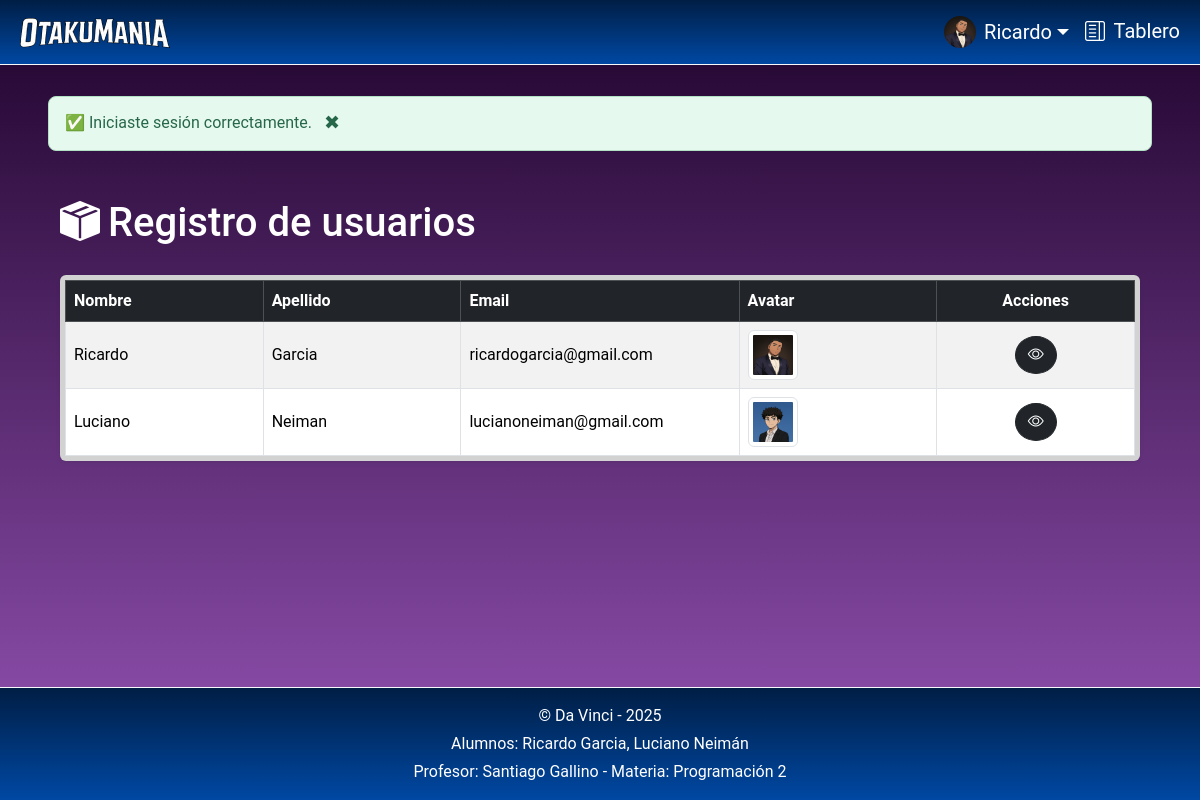
The app's page /admin/index.php?seccion=registroUsuarios (signed in) with its own data.
### tables this page shows
CREATE TABLE `usuarios` (
  `usuario_id` int(10) UNSIGNED NOT NULL,
  `rol_fk` tinyint(3) UNSIGNED NOT NULL,
  `email` varchar(100) NOT NULL,
  `password` varchar(255) NOT NULL,
  `nombre` varchar(60) DEFAULT NULL,
  `apellido` varchar(60) DEFAULT NULL,
  `avatar` varchar(255) DEFAULT NULL
);

### bootstrap/autoload.php (called while the page is built, shortened)
<?php
spl_autoload_register(function(string $className) {
    $classFilename = $className . ".php";
    $classPath = __DIR__ . '/../classes/' . $classFilename;
});

### classes/Autenticacion.php (called while the page is built, shortened)
<?php
class Autenticacion
{
    private ?Usuario $usuario = null;
    public function estaAutenticado(): bool
    {
        return isset($_SESSION['usuario_id']);
    }
    public function getId(): ?int
    {
        return $_SESSION['usuario_id'];
    }
    public function getUsuario(): ?Usuario
    {
        if (!$this->usuario) {
            $this->usuario = (new Usuario)->porId($this->getId());
        }
        return $this->usuario;
    }
    public function getUsuarioLogin(): ?Usuario
    {
        return $this->usuario;
    }
}

### classes/Usuario.php (called while the page is built, shortened)
<?php
class Usuario
{
  private int $usuario_id = 0;
  private string $email = "";
  private ?string $nombre = null;
  private ?string $apellido = null;
  private ?string $avatar = null;
  public function porId(int $id): ?self
  {
    $db = (new DBConexionStatic)->getConexion();
    $consulta = "SELECT * FROM usuarios WHERE usuario_id = ?";
    $stmt = $db->prepare($consulta);
    $stmt->execute([$id]);
    $stmt->setFetchMode(PDO::FETCH_CLASS, self::class);
    $usuario = $stmt->fetch();
    return $usuario ?: null;
  }
  public function traerUsuarios(): array
  {
    $db = DBConexionStatic::getConexion();
    $consulta = "SELECT * FROM usuarios ORDER BY usuario_id DESC";
    $stmt = $db->query($consulta);
    $stmt->setFetchMode(PDO::FETCH_CLASS, self::class);
    return $stmt->fetchAll();
  }
  public function getUsuarioId(): int
  {
    return $this->usuario_id;
  }
  public function getEmail(): string
  {
    return $this->email;
  }
  public function getNombre(): ?string
  {
    return $this->nombre;
  }
  public function getApellido(): ?string
  {
    return $this->apellido;
  }
  public function getAvatar(): ?string
  {
    return $this->avatar;
  }
}

### admin/views/registroUsuarios.php (the view)
<?php
$usuarios = (new Usuario())->traerUsuarios();
?>
<section class="container-fluid mt-5">
    <div class="mx-5 mb-4  d-flex flex-wrap align-items-center justify-content-between">
        <h1 class="text-white m-0 d-flex align-items-center mb-1">
            <i class="bi bi-box-seam-fill me-2"></i> Registro de usuarios
        </h1>
    </div>
    <div class="mx-5 mb-5 card border-5 shadow-sm d-none d-md-block">
        <div class="table-responsive">
            <table class="table table-bordered table-striped table-hover mi-tabla-violeta mb-0">
                <thead class="table-dark">
                    <tr>
                        <th class="min-th">Nombre</th>
                        <th class="min-th">Apellido</th>
                        <th class="min-th">Email</th>
                        <th class="min-th">Avatar</th>
                        <th class="min-th text-center">Acciones</th>
                    </tr>
                </thead>
                <tbody>
                    <?php foreach ($usuarios as $usuario): ?>
                        <tr>
                            <td class="align-middle"><?= htmlspecialchars($usuario->getNombre()); ?></td>
                            <td class="align-middle"><?= htmlspecialchars($usuario->getApellido()); ?></td>
                            <td class="align-middle"><?= htmlspecialchars($usuario->getEmail()); ?></td>
                            <td class="align-middle"><img
                                    src="../assets/imgs/avatars/<?= $usuario->getAvatar() ?? 'default.png'; ?>"
                                    alt="Imagen de perfil de <?= htmlspecialchars($usuario->getNombre()); ?>"
                                    width="50" class="img-thumbnail">
                            </td>
                            <td class=" align-middle">
                                <div class="d-flex justify-content-center gap-2">
                                    <a href="index.php?seccion=verCompras&id=<?= $usuario->getUsuarioId(); ?>"
                                        class="btn btn-xl btn-dark rounded-circle" title="Ver">
                                        <i class="bi bi-eye "></i>
                                    </a>
                                </div>
                            </td>
                        </tr>
                    <?php endforeach; ?>
                </tbody>
            </table>
        </div>
    </div>
</section>

### admin/index.php (shortened to what this page needs)
<?php
$rutas = [
  'home' => ['titulo' => 'Ingresar'],
  'dashboard' => ['titulo' => 'Tablero', 'requiereAutenticacion' => true],
  'miPerfil' => ['titulo' => 'Mi Perfil', 'requiereAutenticacion' => false],
  'productos' => ['titulo' => 'Administrar productos', 'requiereAutenticacion' => true],
  'nuevoProducto' => ['titulo' => 'Nuevo Producto', 'requiereAutenticacion' => true],
  'edicionProducto' => ['titulo' => 'Editar producto', 'requiereAutenticacion' => true],
  'verProducto' => ['titulo' => 'Ver producto', 'requiereAutenticacion' => true],
  'confirmarBajaProducto' => ['titulo' => 'Confirmacion de baja de producto', 'requiereAutenticacion' => true],
  'registroUsuarios' => ['titulo' => 'Administrar usuarios', 'requiereAutenticacion' => true],
  'verCompras' => ['titulo' => 'Ver compras', 'requiereAutenticacion' => true],
  '404' => ['titulo' => 'Página no encontrada'],
];
$seccion = $_GET['seccion'] ?? 'home';
$rutaConfig = $rutas[$seccion];
$autenticacion = new Autenticacion;
$requiereAutenticacion = $rutaConfig['requiereAutenticacion'] ?? false;
if (
  $requiereAutenticacion &&
  (!$autenticacion->estaAutenticado() || !$autenticacion->getUsuario()->esAdmin())) {
  $_SESSION['feedback_error'] = " Se requiere haber iniciado sesión como administrador para ver este contenido.";
  header("Location: index.php");
  exit;
}
if (isset($_SESSION['feedback_exito'])) {
  $feedbackExito = $_SESSION['feedback_exito'];
}
?>
<!DOCTYPE html>
<html lang="es">
<head>
    <link rel="stylesheet" href="https://cdn.jsdelivr.net/npm/bootstrap-icons@1.11.3/font/bootstrap-icons.min.css">
    <link href="../assets/css/bootstrap.min.css" rel="stylesheet">
    <link rel="stylesheet" href="../assets/css/estilos.css">
</head>
<body>
<header class="main-header">
    <nav class="navbar navbar-expand-lg bg-azul fixed-top border-bottom border-light" data-bs-theme="dark">
        <div class="container-fluid ">
            <a class="navbar-brand text-white" href="../index.php?seccion=home">
                <img src="../assets/imgs/logo.webp" alt="Otaku Mania Logo" class="mx-2">
            </a>
            <div class="collapse navbar-collapse text-white" id="navbarNavAltMarkupAdmin">
              <?php if ($autenticacion->estaAutenticado()): ?>
                <?php $usuario = $autenticacion->getUsuarioLogin(); ?>
                  <div class="navbar-nav ms-auto">
                      <div class="nav-item dropdown">
                          <a class="nav-link dropdown-toggle d-flex align-items-center text-white fs-5" href="#"
                             role="button" data-bs-toggle="dropdown" aria-expanded="false">
                              <img src="../assets/imgs/avatars/<?= $usuario->getAvatar() ?? 'avatar.webp'; ?>"
                                   alt="Avatar" width="32" height="32" class="rounded-circle me-2">
                            <?= htmlspecialchars($usuario->getNombre()) ?>
                          </a>
                      </div>
                      <a class="nav-link active text-white fs-5" href="index.php?seccion=dashboard">
                          <i class="bi bi-layout-text-sidebar me-1"></i> Tablero
                      </a>
                  </div>
              <?php endif; ?>
            </div>
        </div>
    </nav>
</header>
<main class="pt-5 bg-degrade text-white">
  <?php if (isset($feedbackExito)): ?>
      <div class="msg-success  mt-5 mx-5" id="msg-success">
          <span><?= $feedbackExito; ?></span>
          <button class="close-btn" onclick="this.parentElement.style.display='none';">✖</button>
      </div>
  <?php endif; ?>
  <?php
  require_once __DIR__ . '/views/' . $seccion . '.php';
  ?>
</main>
<footer class="main-footer bg-azul text-white py-3  border-top border-light">
    <div class="container text-center">
        <p class="mb-1">&copy; Da Vinci - 2025</p>
        <p class="mb-1">Alumnos: Ricardo Garcia, Luciano Neimán</p>
        <p class="mb-0">Profesor: Santiago Gallino - Materia: Programación 2</p>
    </div>
</footer>
</body>
</html>

### assets/css/estilos.css (style rules this page uses)
:root { --color-morado-oscuro: #1E032B; --color-morado-intenso: #7907AD; --color-lila: #9B4DCA; --color-lila-claro: #BE7DEB; --color-morado-gris: #6B4D7B; --color-azul-oscuro: #001E45; --color-azul-claro: #0048A3; }
* { margin: 0; padding: 0; box-sizing: border-box; font-family: 'Roboto', sans-serif; }
body { background-color: #fafafa; display: grid; height: 100dvh; grid-template-rows: auto 1fr auto; }
.bg-degrade { background: linear-gradient(to bottom, #1E032B, rgba(94, 13, 134, 0.75)); }
.bg-azul { background: linear-gradient(to bottom, #001E45, rgb(0, 72, 163)); }
.card, .img-hover { transition: all 0.3s ease; }
.min-th { min-width: 150px; }
.msg-error, .msg-success { position: relative; display: flex; align-items: center; padding: 12px 16px; border-radius: 8px; margin-top: 16px; font-size: 1rem; }
.msg-success { background-color: #e6f9ee; border: 1px solid #b2e0c2; color: #276749; }
.close-btn { background: transparent; border: none; font-size: 1.2rem; color: inherit; cursor: pointer; padding: 0; margin-left: 12px; }

### records on screen
usuarios: avatar (picture), nombre "Ricardo", apellido "Garcia", email "ricardogarcia@gmail.com"
usuarios: nombre "Luciano", apellido "Neiman", email "lucianoneiman@gmail.com", avatar (picture)

### other values on screen
$feedbackExito "✅ Iniciaste sesión correctamente."
